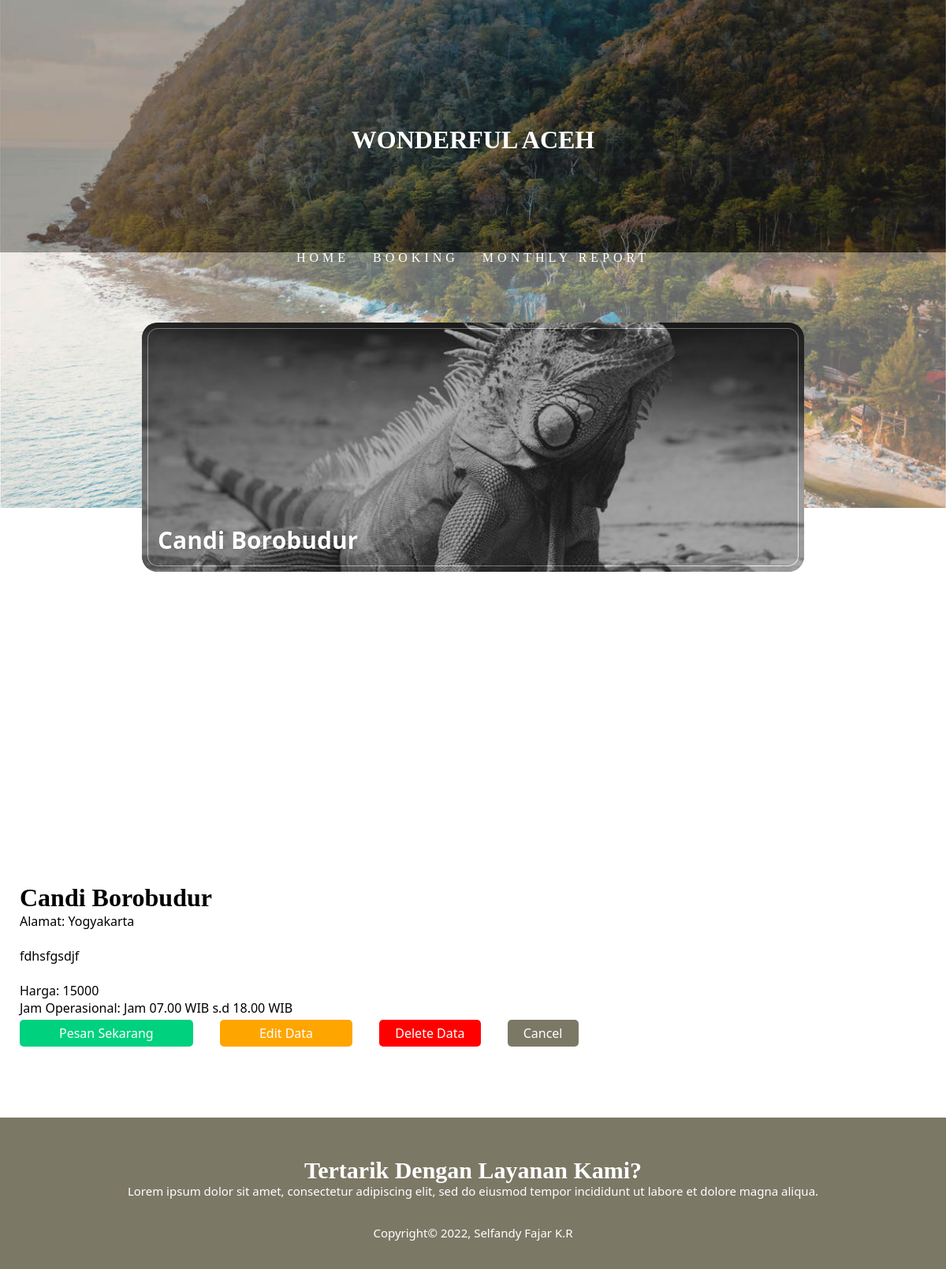
Page /content-1.php?id=7 on the committed database.
### tables this page shows
CREATE TABLE `tempat_wisata_210032` (
  `id_wisata_210032` int(11) NOT NULL,
  `nama_tempat_210032` varchar(250) NOT NULL,
  `kota_210032` varchar(50) NOT NULL,
  `deskripsi_210032` text NOT NULL,
  `harga_tiket_210032` int(11) NOT NULL,
  `jam_operasional_210032` varchar(50) NOT NULL,
  `photo_wisata` varchar(255) NOT NULL DEFAULT 'default.png'
);

### content-1.php (the view, shortened to what this page needs)
<!DOCTYPE html>
<html lang="en">
<head>
    <link rel="stylesheet" href="style/style.css" />
</head>
<body>
<div class="container">
    <div class="container-navbar">
        <img src="style/AAEF07544.jpg" class="img-navbar">
        <h1 class="logo-text" style="text-align: center;">WONDERFUL ACEH</h1>
          <ul class="ul-navbar">
              <li class="li-navbar">
                  <a href="index.php" class="a-navbar">HOME</a>
              </li>
              <li class="li-navbar">
                  <a href="booking.php" class="a-navbar">BOOKING</a>
              </li>
              <li class="li-navbar">
                    <a href="report.php" class="a-navbar">MONTHLY REPORT</a>
                </li>
          </ul>
      </div>
    <?php
          include "connection_210032.php";
          $query = "SELECT * FROM tempat_wisata_210032 WHERE id_wisata_210032='$_GET[id]'";
          $wisata = mysqli_query($db_connection, $query);
          $data = mysqli_fetch_assoc($wisata);
        ?>
        <div class="container-content-b">
            <a href="#"
            class="b-content">
                <img src="uploads/<?php echo $data['photo_wisata']; ?>" class="img-content"/>
                <h3 class="card-title-b"><?php echo $data['nama_tempat_210032']; ?></h3>
            </a>
        </div>
            <div class="content-text-b">
                <h1><?php echo $data['nama_tempat_210032']; ?></h1>
                <p>Alamat: <?php echo $data['kota_210032']; ?></p>
                <br>
                <p><?php echo $data['deskripsi_210032']; ?></p><br>
                <p>Harga: <?php echo $data['harga_tiket_210032']; ?></p>
                <p>Jam Operasional: <?php echo $data['jam_operasional_210032']; ?></p>
          </div>
          <div class="btn-data">
                <a button class= "button2" style="background-color:#00D17E;" href="booking.php?id=<?php echo $data['id_wisata_210032']?>">Pesan Sekarang</a></>
                    <a class= "button2"  style = "color: white" href="edit_data_210032.php?id=<?php echo $data['id_wisata_210032']?>">Edit Data</a>
                    <a class= "button1" style = "color: white" href="delete_data_210032.php?id=<?php echo $data['id_wisata_210032']?>">Delete Data</a>
                    <a class= "button3" style = "color: white" href="index.php">Cancel</a>
                    </div>
      </div>
      <div class="footer">
        <h1 class="h1-footer">Tertarik Dengan Layanan Kami? </h1>
        <br>
        <p class="p-footer">Lorem ipsum dolor sit amet, consectetur adipiscing elit, sed do eiusmod tempor incididunt ut labore et dolore magna aliqua.</p>
        <br>
        <p class="p-footer">Copyright&copy; 2022, Selfandy Fajar K.R</p>
    </div>
</body>
</html>

### style/style.css (style rules this page uses)
* { box-sizing: border-box; margin: 0; padding: 0; }
html { scroll-behavior: smooth; font-family: 'Segoe UI', 'gotham black', Geneva, Verdana, sans-serif; }
body { margin: 0; display: flex; min-height: 100vh; flex-direction: column; }
img { max-width: 100%; height: auto; }
h1 { font-family: 'gotham black'; }
.container { min-height: 100%; height: auto !important; height: 100%; margin: 0 auto -4em; }
.container-navbar { background-color: #333; display: flex; width: 100%; height: 40vh; }
.img-navbar { position: absolute; width: 100%; height: 40%; object-fit: cover; opacity: .6; filter: blur(100%); }
.logo-text { display: flex; padding-top: 15px; position: absolute; width: 100%; height: 340px; object-fit: cover; justify-content: center; align-items: center; color: white; }
.ul-navbar { display: flex; position: absolute; inset: 0; width: 100%; height: 100%; object-fit: cover; height: 650px; justify-content: center; align-items: center; letter-spacing: 5px; }
.li-navbar { list-style-type: none; justify-content: center; align-items: center; font-family: 'gotham black'; padding: 10px; margin: 5px; color: white; font-size: 20px; border-radius: 10px; transition: .5s ease-in-out; }
.a-navbar { color: white; text-decoration: none; font-weight: 500; }
.content-text-b { padding: 0px 25px; width: 100%; }
.container-content-b { padding-top: 10px; display: flex; flex-direction: row; justify-content: center; align-items: center; height: 100vh; }
.b-content { top: -20%; width: 70%; height: 40%; background-color: #333; display: flex; justify-content: center; align-items: center; border-radius: 20px; outline: 1px solid rgba(255, 255, 255, 5); outline-offset: -8px; box-shadow: 3px, 3px, 10px rgba(0, 0, 0, 1); position: relative; overflow: hidden; }
.img-content { position: absolute; inset: 0; width: 100%; height: 100%; object-fit: cover; opacity: .6; filter: grayscale(100%); transition: all .75s; }
.card-title-b { position: absolute; color: white; padding-right: 10px; padding-bottom: 20px; left: 20px; bottom: 0px; font-size: 30px; text-shadow: 0 0 1px rgba(0, 0, 0, .5); }
.btn-data { margin: 10px 25px; }
.button1 { text-decoration: none; background-color: red; border: none; border-radius: 5px; padding: 6px 20px; margin-top: 8px; margin-right: 30px; }
.button2 { text-decoration: none; background-color: orange; border: none; border-radius: 5px; padding: 6px 50px; margin-top: 8px; margin-right: 30px; color: white; }
.button3 { text-decoration: none; background-color: #7c7866; border: none; border-radius: 5px; padding: 6px 20px; margin-top: 8px; margin-right: 30px; color: white; }
.footer, .push { justify-content: space-between; margin-top: 150px; height: 8em; }
.footer { font-size: 150%; background-color: #7c7866; justify-content: center; align-items: center; }
.h1-footer { height: 30px; justify-content: center; padding-top: 50px; text-align: center; font-size: 30px; color: white; }
.p-footer { justify-content: center; text-align: center; font-size: 15px; color: white; }
@media screen and (max-width: 1920px) { img { max-width: 100%; height: auto; } }
@media screen and (max-width: 1920px) { .container { width: 100%; } }
@media screen and (max-width: 1920px) { .container-footer, .container-navbar, .container-content { width: 100%; margin: 0; border: none; } }
@media screen and (max-width: 1920px) { .a-navbar { font-size: 80% ; width: 100%; margin: 0; border: none; } }

### rows in the picture
tempat_wisata_210032: photo_wisata (picture), nama_tempat_210032 "Candi Borobudur", kota_210032 "Yogyakarta", deskripsi_210032 "fdhsfgsdjf", harga_tiket_210032 "15000", jam_operasional_210032 "Jam 07.00 WIB s.d 18.00 WIB"
